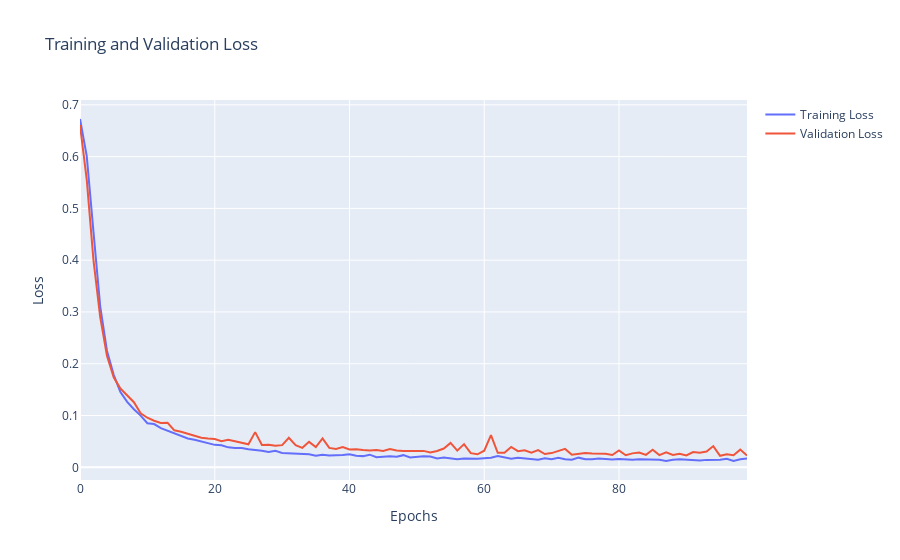

Notebook source saved alongside this figure:
### Markdown cell above
* 8️⃣ Plot the evolution of the train loss and the validation loss and the evolution of the train metric and the validation metric.

### Code cell
from plotly import graph_objects as go
fig = go.Figure(data=[
    go.Scatter(y=history['loss'], name="Training Loss", mode="lines"),
    go.Scatter(y=history['val_loss'], name="Validation Loss", mode="lines")
])
fig.update_layout(title='Training and Validation Loss', xaxis_title='Epochs', yaxis_title='Loss')
fig.show()
